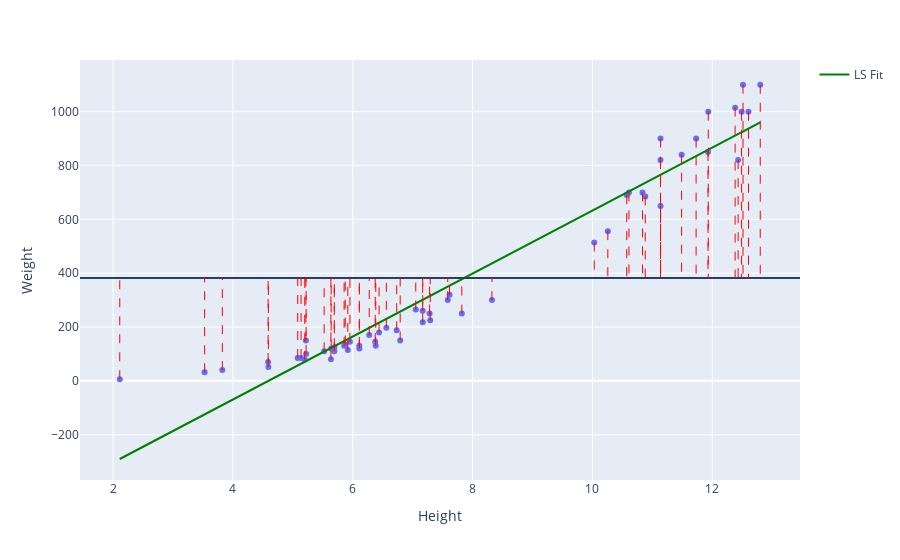

Write notebook code for a chart like this one.
### Code cell
y_hat = best_model['alpha_hat'] + best_model['beta_hat'] * x
fig.add_scatter(x=x,y=y_hat, line=dict(color='green'),name='LS Fit')

### Figure 1 — Plotly figure (JSON) as saved in the notebook; plotly's stock layout.template omitted (floating-point values rounded to 4 significant figures)
{"data": [{"hovertemplate": "Height=%{x}<br>Weight=%{y}<extra></extra>", "legendgroup": "", "marker": {"color": "#636efa", "symbol": "circle"}, "mode": "markers", "name": "", "orientation": "v", "showlegend": false, "type": "scatter", "x": [2.112, 3.528, 3.824, 4.592, 4.588, 5.222, 5.199, 5.636, 5.138, 5.082, 5.692, 5.918, 5.692, 6.384, 6.11, 5.64, 6.11, 5.875, 5.522, 5.856, 6.792, 5.953, 5.218, 6.275, 7.293, 6.375, 6.733, 6.439, 6.561, 7.168, 8.323, 7.167, 7.052, 7.283, 7.82, 7.585, 7.616, 10.03, 10.26, 11.49, 10.88, 10.61, 10.84, 10.57, 11.14, 11.14, 12.43, 11.93, 11.73, 12.38, 11.13, 12.8, 11.93, 12.51, 12.6, 12.49], "xaxis": "x", "y": [5.9, 32, 40, 51.5, 70, 100, 78, 80, 85, 85, 110, 115, 125, 130, 120, 120, 130, 135, 110, 130, 150, 145, 150, 170, 225, 145, 188, 180, 197, 218, 300, 260, 265, 250, 250, 300, 320, 514, 556, 840, 685, 700, 700, 690, 900, 650, 820, 850, 900, 1015, 820, 1100, 1000, 1100, 1000, 1000], "yaxis": "y"}, {"line": {"color": "green"}, "name": "LS Fit", "type": "scatter", "x": [2.112, 3.528, 3.824, 4.592, 4.588, 5.222, 5.199, 5.636, 5.138, 5.082, 5.692, 5.918, 5.692, 6.384, 6.11, 5.64, 6.11, 5.875, 5.522, 5.856, 6.792, 5.953, 5.218, 6.275, 7.293, 6.375, 6.733, 6.439, 6.561, 7.168, 8.323, 7.167, 7.052, 7.283, 7.82, 7.585, 7.616, 10.03, 10.26, 11.49, 10.88, 10.61, 10.84, 10.57, 11.14, 11.14, 12.43, 11.93, 11.73, 12.38, 11.13, 12.8, 11.93, 12.51, 12.6, 12.49], "y": [-290.3, -124.7, -90.05, -0.1756, -0.6902, 73.51, 70.8, 121.9, 63.59, 57.09, 128.5, 154.8, 128.5, 209.4, 177.3, 122.4, 177.3, 149.8, 108.6, 147.6, 257.1, 159.0, 73.06, 196.6, 315.7, 208.3, 250.2, 215.9, 230.1, 301.1, 436.2, 301.0, 287.5, 314.5, 377.4, 349.9, 353.4, 635.8, 662.3, 806.4, 735.4, 703.6, 730.0, 699.2, 765.3, 765.3, 916.7, 857.9, 834.7, 910.8, 765.1, 959.9, 858.4, 926.2, 936.9, 923.4]}], "layout": {"legend": {"tracegroupgap": 0}, "margin": {"t": 60}, "shapes": [{"type": "line", "x0": 0, "x1": 1, "xref": "x domain", "y0": 382.2, "y1": 382.2, "yref": "y"}, {"line": {"color": "red", "dash": "dash", "width": 1}, "type": "line", "x0": 2.112, "x1": 2.112, "y0": 5.9, "y1": 382.2}, {"line": {"color": "red", "dash": "dash", "width": 1}, "type": "line", "x0": 3.528, "x1": 3.528, "y0": 32, "y1": 382.2}, {"line": {"color": "red", "dash": "dash", "width": 1}, "type": "line", "x0": 3.824, "x1": 3.824, "y0": 40, "y1": 382.2}, {"line": {"color": "red", "dash": "dash", "width": 1}, "type": "line", "x0": 4.592, "x1": 4.592, "y0": 51.5, "y1": 382.2}, {"line": {"color": "red", "dash": "dash", "width": 1}, "type": "line", "x0": 4.588, "x1": 4.588, "y0": 70, "y1": 382.2}, {"line": {"color": "red", "dash": "dash", "width": 1}, "type": "line", "x0": 5.222, "x1": 5.222, "y0": 100, "y1": 382.2}, {"line": {"color": "red", "dash": "dash", "width": 1}, "type": "line", "x0": 5.199, "x1": 5.199, "y0": 78, "y1": 382.2}, {"line": {"color": "red", "dash": "dash", "width": 1}, "type": "line", "x0": 5.636, "x1": 5.636, "y0": 80, "y1": 382.2}, {"line": {"color": "red", "dash": "dash", "width": 1}, "type": "line", "x0": 5.138, "x1": 5.138, "y0": 85, "y1": 382.2}, {"line": {"color": "red", "dash": "dash", "width": 1}, "type": "line", "x0": 5.082, "x1": 5.082, "y0": 85, "y1": 382.2}, {"line": {"color": "red", "dash": "dash", "width": 1}, "type": "line", "x0": 5.692, "x1": 5.692, "y0": 110, "y1": 382.2}, {"line": {"color": "red", "dash": "dash", "width": 1}, "type": "line", "x0": 5.918, "x1": 5.918, "y0": 115, "y1": 382.2}, {"line": {"color": "red", "dash": "dash", "width": 1}, "type": "line", "x0": 5.692, "x1": 5.692, "y0": 125, "y1": 382.2}, {"line": {"color": "red", "dash": "dash", "width": 1}, "type": "line", "x0": 6.384, "x1": 6.384, "y0": 130, "y1": 382.2}, {"line": {"color": "red", "dash": "dash", "width": 1}, "type": "line", "x0": 6.11, "x1": 6.11, "y0": 120, "y1": 382.2}, {"line": {"color": "red", "dash": "dash", "width": 1}, "type": "line", "x0": 5.64, "x1": 5.64, "y0": 120, "y1": 382.2}, {"line": {"color": "red", "dash": "dash", "width": 1}, "type": "line", "x0": 6.11, "x1": 6.11, "y0": 130, "y1": 382.2}, {"line": {"color": "red", "dash": "dash", "width": 1}, "type": "line", "x0": 5.875, "x1": 5.875, "y0": 135, "y1": 382.2}, {"line": {"color": "red", "dash": "dash", "width": 1}, "type": "line", "x0": 5.522, "x1": 5.522, "y0": 110, "y1": 382.2}, {"line": {"color": "red", "dash": "dash", "width": 1}, "type": "line", "x0": 5.856, "x1": 5.856, "y0": 130, "y1": 382.2}, {"line": {"color": "red", "dash": "dash", "width": 1}, "type": "line", "x0": 6.792, "x1": 6.792, "y0": 150, "y1": 382.2}, {"line": {"color": "red", "dash": "dash", "width": 1}, "type": "line", "x0": 5.953, "x1": 5.953, "y0": 145, "y1": 382.2}, {"line": {"color": "red", "dash": "dash", "width": 1}, "type": "line", "x0": 5.218, "x1": 5.218, "y0": 150, "y1": 382.2}, {"line": {"color": "red", "dash": "dash", "width": 1}, "type": "line", "x0": 6.275, "x1": 6.275, "y0": 170, "y1": 382.2}, {"line": {"color": "red", "dash": "dash", "width": 1}, "type": "line", "x0": 7.293, "x1": 7.293, "y0": 225, "y1": 382.2}, {"line": {"color": "red", "dash": "dash", "width": 1}, "type": "line", "x0": 6.375, "x1": 6.375, "y0": 145, "y1": 382.2}, {"line": {"color": "red", "dash": "dash", "width": 1}, "type": "line", "x0": 6.733, "x1": 6.733, "y0": 188, "y1": 382.2}, {"line": {"color": "red", "dash": "dash", "width": 1}, "type": "line", "x0": 6.439, "x1": 6.439, "y0": 180, "y1": 382.2}, {"line": {"color": "red", "dash": "dash", "width": 1}, "type": "line", "x0": 6.561, "x1": 6.561, "y0": 197, "y1": 382.2}, {"line": {"color": "red", "dash": "dash", "width": 1}, "type": "line", "x0": 7.168, "x1": 7.168, "y0": 218, "y1": 382.2}, {"line": {"color": "red", "dash": "dash", "width": 1}, "type": "line", "x0": 8.323, "x1": 8.323, "y0": 300, "y1": 382.2}, {"line": {"color": "red", "dash": "dash", "width": 1}, "type": "line", "x0": 7.167, "x1": 7.167, "y0": 260, "y1": 382.2}, {"line": {"color": "red", "dash": "dash", "width": 1}, "type": "line", "x0": 7.052, "x1": 7.052, "y0": 265, "y1": 382.2}, {"line": {"color": "red", "dash": "dash", "width": 1}, "type": "line", "x0": 7.283, "x1": 7.283, "y0": 250, "y1": 382.2}, {"line": {"color": "red", "dash": "dash", "width": 1}, "type": "line", "x0": 7.82, "x1": 7.82, "y0": 250, "y1": 382.2}, {"line": {"color": "red", "dash": "dash", "width": 1}, "type": "line", "x0": 7.585, "x1": 7.585, "y0": 300, "y1": 382.2}, {"line": {"color": "red", "dash": "dash", "width": 1}, "type": "line", "x0": 7.616, "x1": 7.616, "y0": 320, "y1": 382.2}, {"line": {"color": "red", "dash": "dash", "width": 1}, "type": "line", "x0": 10.03, "x1": 10.03, "y0": 514, "y1": 382.2}, {"line": {"color": "red", "dash": "dash", "width": 1}, "type": "line", "x0": 10.26, "x1": 10.26, "y0": 556, "y1": 382.2}, {"line": {"color": "red", "dash": "dash", "width": 1}, "type": "line", "x0": 11.49, "x1": 11.49, "y0": 840, "y1": 382.2}, {"line": {"color": "red", "dash": "dash", "width": 1}, "type": "line", "x0": 10.88, "x1": 10.88, "y0": 685, "y1": 382.2}, {"line": {"color": "red", "dash": "dash", "width": 1}, "type": "line", "x0": 10.61, "x1": 10.61, "y0": 700, "y1": 382.2}, {"line": {"color": "red", "dash": "dash", "width": 1}, "type": "line", "x0": 10.84, "x1": 10.84, "y0": 700, "y1": 382.2}, {"line": {"color": "red", "dash": "dash", "width": 1}, "type": "line", "x0": 10.57, "x1": 10.57, "y0": 690, "y1": 382.2}, {"line": {"color": "red", "dash": "dash", "width": 1}, "type": "line", "x0": 11.14, "x1": 11.14, "y0": 900, "y1": 382.2}, {"line": {"color": "red", "dash": "dash", "width": 1}, "type": "line", "x0": 11.14, "x1": 11.14, "y0": 650, "y1": 382.2}, {"line": {"color": "red", "dash": "dash", "width": 1}, "type": "line", "x0": 12.43, "x1": 12.43, "y0": 820, "y1": 382.2}, {"line": {"color": "red", "dash": "dash", "width": 1}, "type": "line", "x0": 11.93, "x1": 11.93, "y0": 850, "y1": 382.2}, {"line": {"color": "red", "dash": "dash", "width": 1}, "type": "line", "x0": 11.73, "x1": 11.73, "y0": 900, "y1": 382.2}, {"line": {"color": "red", "dash": "dash", "width": 1}, "type": "line", "x0": 12.38, "x1": 12.38, "y0": 1015, "y1": 382.2}, {"line": {"color": "red", "dash": "dash", "width": 1}, "type": "line", "x0": 11.13, "x1": 11.13, "y0": 820, "y1": 382.2}, {"line": {"color": "red", "dash": "dash", "width": 1}, "type": "line", "x0": 12.8, "x1": 12.8, "y0": 1100, "y1": 382.2}, {"line": {"color": "red", "dash": "dash", "width": 1}, "type": "line", "x0": 11.93, "x1": 11.93, "y0": 1000, "y1": 382.2}, {"line": {"color": "red", "dash": "dash", "width": 1}, "type": "line", "x0": 12.51, "x1": 12.51, "y0": 1100, "y1": 382.2}, {"line": {"color": "red", "dash": "dash", "width": 1}, "type": "line", "x0": 12.6, "x1": 12.6, "y0": 1000, "y1": 382.2}, {"line": {"color": "red", "dash": "dash", "width": 1}, "type": "line", "x0": 12.49, "x1": 12.49, "y0": 1000, "y1": 382.2}], "xaxis": {"anchor": "y", "domain": [0, 1], "title": {"text": "Height"}}, "yaxis": {"anchor": "x", "domain": [0, 1], "title": {"text": "Weight"}}}}
